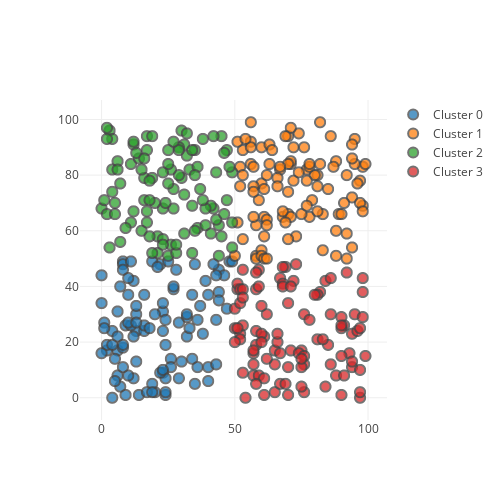

Notebook cell for this chart:
### Markdown cell above
### Uniform permutation of numbers but many in a cluster
#### Not all points were plotted

### Code cell
size = 100
X = np.zeros((size * size, 2))
counter = 0
for i in range(size):
    for j in range(size):
        X[counter][0] = i
        X[counter][1] = j
        counter += 1

clusters = doTests(n_clusters, X)
df = pd.DataFrame(X)
df['cluster'] = clusters

plot(df)

### Figure 1 — Plotly figure (JSON) as saved in the notebook; plotly's stock layout.template omitted (floating-point values rounded to 4 significant figures)
{"data": [{"hoverinfo": "text", "marker": {"line": {"width": 2}, "size": 10}, "mode": "markers", "name": "Cluster 0", "opacity": 0.75, "type": "scattergl", "x": [8, 23, 35, 7, 12, 26, 23, 32, 20, 2, 7, 23, 6, 32, 26, 48, 44, 4, 13, 6, 0, 22, 6, 13, 24, 40, 8, 24, 44, 25, 36, 29, 27, 24, 8, 13, 1, 2, 43, 9, 44, 16, 10, 33, 24, 12, 5, 0, 6, 8, 5, 19, 29, 43, 0, 12, 9, 16, 11, 46, 11, 28, 34, 19, 42, 43, 47, 10, 40, 14, 40, 30, 17, 8, 16, 13, 22, 38, 18, 36, 21, 19, 23, 37, 8, 34, 4, 4, 13, 27, 32, 49, 1, 10, 39, 10, 20, 24, 23, 35], "y": [49, 31, 5, 4, 7, 14, 9, 29, 2, 17, 40, 24, 17, 22, 11, 49, 38, 24, 24, 8, 44, 48, 31, 13, 28, 11, 48, 7, 35, 49, 28, 7, 39, 1, 18, 30, 27, 19, 12, 26, 46, 24, 8, 25, 2, 42, 14, 16, 22, 19, 6, 49, 27, 28, 34, 22, 1, 37, 26, 44, 49, 46, 14, 5, 48, 44, 32, 27, 37, 1, 6, 13, 2, 11, 26, 27, 9, 23, 25, 11, 47, 2, 10, 33, 46, 37, 19, 0, 33, 40, 30, 49, 25, 43, 42, 37, 30, 19, 34, 48]}, {"hoverinfo": "text", "marker": {"line": {"width": 2}, "size": 10}, "mode": "markers", "name": "Cluster 1", "opacity": 0.75, "type": "scattergl", "x": [98, 52, 92, 61, 61, 53, 82, 51, 88, 97, 88, 86, 89, 72, 94, 58, 78, 94, 92, 81, 98, 88, 70, 67, 56, 51, 56, 60, 81, 62, 85, 77, 60, 60, 91, 95, 56, 68, 58, 80, 79, 95, 76, 70, 63, 63, 61, 73, 66, 64, 54, 74, 78, 83, 59, 71, 52, 96, 90, 62, 70, 71, 60, 58, 56, 61, 68, 78, 99, 57, 71, 71, 66, 97, 75, 57, 83, 70, 94, 69, 53, 72, 81, 67, 69, 70, 94, 57, 74, 92, 57, 53, 82, 62, 77, 87, 50, 98, 62, 77], "y": [69, 76, 50, 58, 65, 89, 99, 63, 85, 78, 51, 94, 66, 78, 72, 51, 65, 54, 59, 80, 83, 60, 74, 82, 92, 92, 99, 77, 76, 64, 75, 82, 53, 90, 70, 93, 90, 65, 50, 80, 71, 84, 90, 66, 91, 84, 75, 58, 79, 89, 93, 95, 83, 66, 71, 84, 83, 77, 66, 62, 94, 65, 51, 62, 84, 50, 67, 84, 84, 76, 85, 97, 76, 70, 66, 74, 53, 84, 91, 63, 57, 90, 67, 83, 94, 57, 86, 65, 81, 80, 83, 80, 84, 80, 69, 83, 51, 67, 50, 78]}, {"hoverinfo": "text", "marker": {"line": {"width": 2}, "size": 10}, "mode": "markers", "name": "Cluster 2", "opacity": 0.75, "type": "scattergl", "x": [12, 3, 17, 30, 4, 3, 32, 33, 44, 27, 12, 31, 0, 4, 21, 26, 47, 36, 16, 2, 7, 47, 30, 36, 27, 43, 16, 15, 17, 29, 11, 21, 35, 19, 2, 11, 4, 39, 44, 14, 15, 13, 12, 32, 18, 19, 23, 31, 43, 23, 2, 49, 25, 29, 46, 23, 1, 28, 20, 29, 17, 34, 45, 5, 6, 28, 17, 25, 37, 25, 9, 38, 5, 34, 19, 42, 26, 42, 49, 27, 18, 7, 35, 41, 39, 16, 23, 45, 18, 6, 46, 31, 41, 48, 24, 35, 38, 34, 49, 25], "y": [67, 96, 67, 96, 93, 54, 87, 82, 51, 75, 91, 91, 68, 82, 58, 55, 71, 83, 79, 93, 56, 89, 79, 61, 68, 81, 71, 82, 89, 90, 84, 52, 60, 79, 66, 63, 74, 62, 62, 86, 60, 88, 92, 95, 78, 52, 57, 59, 64, 55, 97, 81, 51, 80, 66, 68, 71, 52, 70, 89, 63, 52, 94, 66, 85, 55, 94, 89, 75, 77, 61, 93, 70, 69, 94, 94, 82, 68, 63, 92, 71, 77, 89, 69, 68, 86, 81, 58, 58, 82, 88, 73, 59, 83, 70, 80, 71, 89, 54, 84]}, {"hoverinfo": "text", "marker": {"line": {"width": 2}, "size": 10}, "mode": "markers", "name": "Cluster 3", "opacity": 0.75, "type": "scattergl", "x": [57, 59, 62, 84, 65, 94, 84, 88, 52, 61, 50, 67, 71, 58, 86, 66, 69, 57, 53, 73, 70, 94, 92, 86, 70, 57, 97, 65, 58, 59, 90, 51, 51, 99, 75, 65, 97, 58, 60, 81, 95, 60, 68, 61, 93, 52, 97, 52, 82, 76, 96, 90, 98, 74, 75, 76, 58, 90, 53, 81, 98, 68, 54, 76, 53, 62, 50, 76, 91, 51, 85, 52, 90, 72, 98, 67, 58, 94, 80, 70, 83, 97, 53, 75, 68, 90, 50, 69, 61, 86, 60, 71, 75, 57, 53, 91, 67, 78, 66, 59], "y": [16, 46, 30, 42, 17, 11, 4, 8, 23, 22, 32, 43, 17, 39, 30, 20, 47, 8, 26, 48, 11, 23, 45, 12, 34, 12, 0, 2, 19, 8, 29, 39, 41, 15, 17, 12, 10, 24, 23, 21, 30, 20, 41, 7, 16, 39, 2, 21, 38, 12, 24, 1, 43, 16, 11, 30, 5, 15, 39, 37, 29, 47, 0, 15, 9, 14, 25, 2, 26, 25, 19, 34, 25, 42, 38, 5, 45, 13, 37, 1, 21, 25, 46, 4, 40, 26, 20, 5, 1, 43, 33, 40, 14, 17, 36, 8, 16, 28, 23, 40]}], "layout": {"height": 500, "width": 500, "xaxis": {"zeroline": false}, "yaxis": {"zeroline": false}}}
